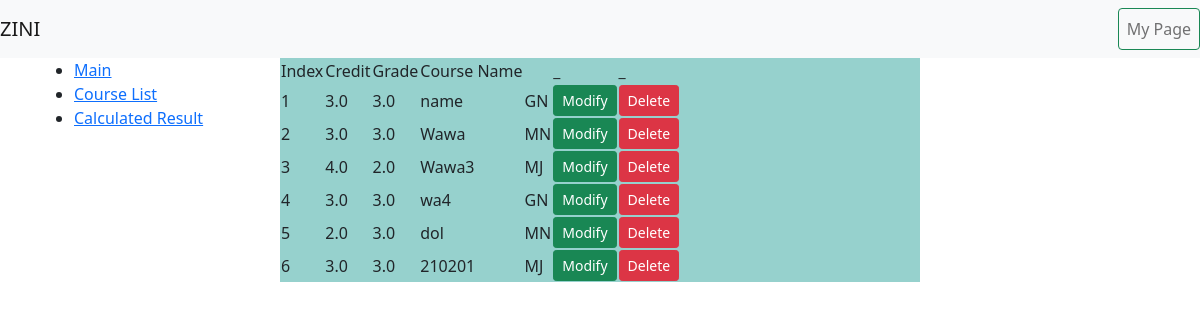
Page /list/ on the committed database.
### gpa_calculator/models.py (models this page shows)
class Course(models.Model):
    TYPE={
        ("MJ","major"),
        ("MN","minor"),
        ("GN","general"),
    }
    STANDARD={
        (4.5,'4.5'),
        (4.3,'4.3'),
        (3.7,'3.7')
    }
    course_name=models.CharField(max_length=200)
    course_type=models.CharField(max_length=200,choices=TYPE)
    grade=models.FloatField()
    credits=models.FloatField()
    standard=models.FloatField(choices=STANDARD,null=True)

### gpa_calculator/views.py (the view)
# urls.py: path('list/',CourseListView.as_view(),name="list"),
class CourseListView(ListView):
    model=Course
    template_name = 'list.html'
    context_object_name = 'courses'
    def get_context_data(self, **kwargs):
        context = super().get_context_data(**kwargs)
        context['form'] = CourseInputForm()
        return context

### gpa_calculator/templates/list.html (shortened to what this page needs)
{%extends 'base.html'%}
{%block content%}
<div class="container">
    <div class="container-fluid">
        <div class="column" style="background-color:#96D1CD;">
                <table>
                    <thead>
                        <tr>
                            <td>Index</td>
                            <td>Credit</td>
                            <td>Grade</td>
                            <td>Course Name</td>
                            <td></td>
                            <td>_</td>
                            <td>_</td>
                        </tr>
                    </thead>
                    <tbody>
                        {%for course in object_list%}
                        <tr>
                            <td>{{forloop.counter}}</td>
                            <td>{{course.credits}}</td>
                            <td>{{course.grade}}</td>
                            <td>{{course.course_name}}</td>
                            <td>{{course.course_type}}</td>
                            <td><a href="#" class="btn btn-success btn-sm">Modify</a></td>
                            <td><a href="#" class="btn btn-danger btn-sm">Delete</a></td>
                        </tr>
                        {% endfor %}
                    </tbody>
                </table>
            </div>
    </div>
</div>
{%endblock%}

### rows in the picture
Course: credits "3.0", grade "3.0", course_name "name", course_type "GN"
Course: credits "3.0", grade "3.0", course_name "Wawa", course_type "MN"
Course: credits "4.0", grade "2.0", course_name "Wawa3", course_type "MJ"
Course: credits "3.0", grade "3.0", course_name "wa4", course_type "GN"
Course: credits "2.0", grade "3.0", course_name "dol", course_type "MN"
Course: credits "3.0", grade "3.0", course_name "210201", course_type "MJ"
